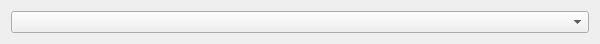
<?xml version="1.0" encoding="UTF-8"?>
<ui version="4.0">
 <class>QtConditionClass</class>
 <widget class="QWidget" name="QtConditionClass">
  <property name="geometry">
   <rect>
    <x>0</x>
    <y>0</y>
    <width>600</width>
    <height>40</height>
   </rect>
  </property>
  <property name="windowTitle">
   <string>QtCondition</string>
  </property>
  <layout class="QHBoxLayout" name="horizontalLayout">
   <item>
    <widget class="QComboBox" name="comboBox"/>
   </item>
  </layout>
 </widget>
 <layoutdefault spacing="6" margin="11"/>
 <resources/>
 <connections/>
</ui>
